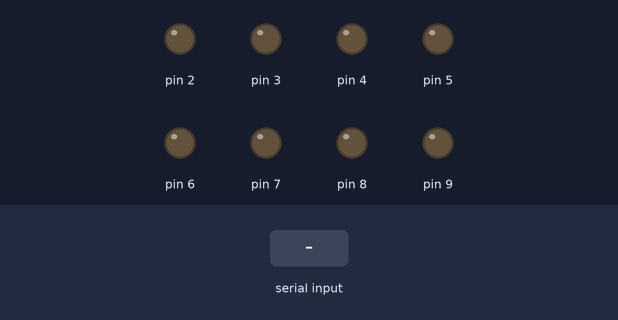
A sketch run on a simulated Arduino Uno, built with avr-gcc and run on an emulated ATmega328P. Shown: output pins drawn as LEDs (lit = HIGH). The test bench sets the inputs (shaded band). What the sketch prints to the serial monitor is not drawn.

Above: at 1.2 s.
1.3 s: "1\n" received over Serial
At 2.5 s:
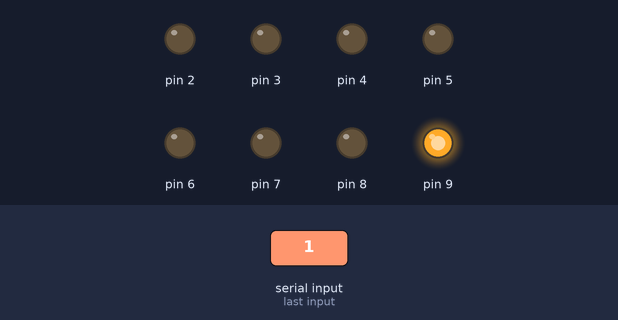
2.8 s: "2\n" received over Serial
At 3.7 s:
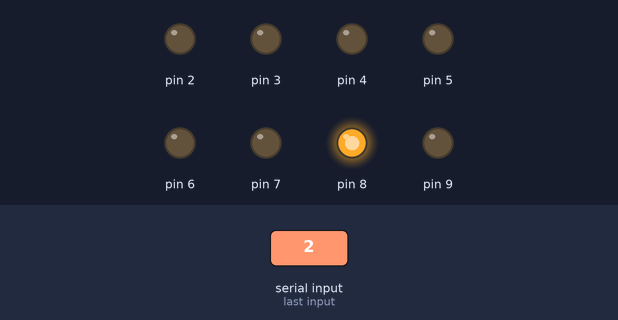
4.3 s: "3\n" received over Serial
At 4.8 s:
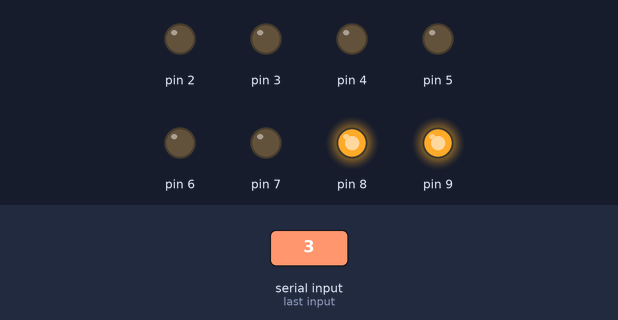
5.8 s: "4\n" received over Serial
At 7.0 s:
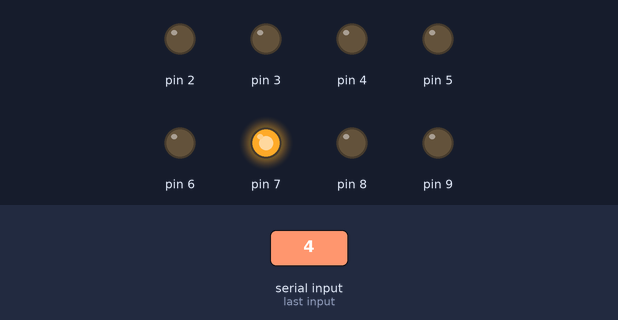
7.3 s: "5\n" received over Serial
At 8.3 s:
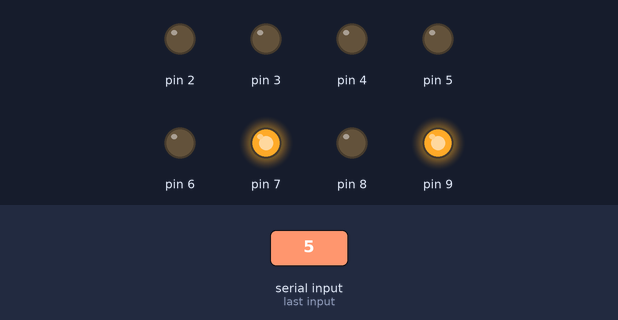
Timing chart, 0 to 9.8 s (numbered marks = the images above; inputs shaded):
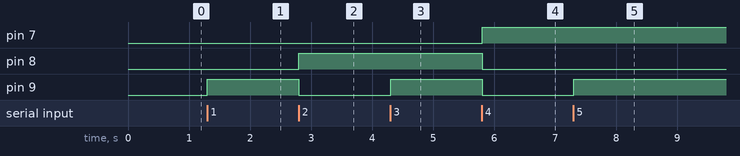

Measured:
- after the input at 1.3 s, pin 9: LOW → HIGH at once
- after the input at 2.8 s, pin 8: LOW → HIGH at once; pin 9: HIGH → LOW at once
- after the input at 4.3 s, pin 9: LOW → HIGH at once
- after the input at 5.8 s, pin 7: LOW → HIGH at once; pin 8, pin 9: HIGH → LOW at once
- after the input at 7.3 s, pin 9: LOW → HIGH at once

The sketch:

sketch_jan16a.ino
```cpp
void setup(){

  pinMode(2,OUTPUT);
  pinMode(3,OUTPUT);
  pinMode(4,OUTPUT);
  pinMode(5,OUTPUT);
  pinMode(6,OUTPUT);
  pinMode(7,OUTPUT);
  pinMode(8,OUTPUT);
  pinMode(9,OUTPUT);

  digitalWrite(2, LOW);
  digitalWrite(3, LOW);
  digitalWrite(4, LOW);
  digitalWrite(5, LOW);
  digitalWrite(6, LOW);
  digitalWrite(7, LOW);
  digitalWrite(8, LOW);
  digitalWrite(9, LOW);

  unsigned long tiempoAnterior = 0; // Almacena el tiempo del último mensaje
  const unsigned long intervalo = 15000; // Intervalo de 15 segundos (15000 ms)

  Serial.begin(9600);
  Serial.println("Introduce un numero: ");

}

void loop(){

  if(Serial.available()>0){

    int numero = Serial.parseInt();
    pines(numero);

  }
}

void pines(int numero){
   if(numero==1){
      digitalWrite(9,HIGH);
      digitalWrite(8,LOW);
      digitalWrite(7,LOW);
      digitalWrite(6,LOW);
    }if(numero==2){
      digitalWrite(9,LOW);
      digitalWrite(8,HIGH);
      digitalWrite(7,LOW);
      digitalWrite(6,LOW);
    }if(numero==3){
      digitalWrite(9,HIGH);
      digitalWrite(8,HIGH);
      digitalWrite(7,LOW);
      digitalWrite(6,LOW);
    }if(numero==4){
      digitalWrite(9,LOW);
      digitalWrite(8,LOW);
      digitalWrite(7,HIGH);
      digitalWrite(6,LOW);
    }if(numero==5){
      digitalWrite(9,HIGH);
      digitalWrite(8,LOW);
      digitalWrite(7,HIGH);
      digitalWrite(6,LOW);
    }if(numero==6){
      digitalWrite(9,LOW);
      digitalWrite(8,HIGH);
      digitalWrite(7,HIGH);
      digitalWrite(6,LOW);
    }if(numero==7){
      digitalWrite(9,HIGH);
      digitalWrite(8,HIGH);
      digitalWrite(7,HIGH);
      digitalWrite(6,LOW);
    }if(numero==8){
      digitalWrite(9,LOW);
      digitalWrite(8,LOW);
      digitalWrite(7,LOW);
      digitalWrite(6,HIGH);
    }if(numero==9){
      digitalWrite(9,HIGH);
      digitalWrite(8,HIGH);
      digitalWrite(7,HIGH);
      digitalWrite(6,HIGH);
      digitalWrite(5,HIGH);
      digitalWrite(4,HIGH);
      digitalWrite(3,HIGH);
      digitalWrite(2,HIGH);
    }

}
```
